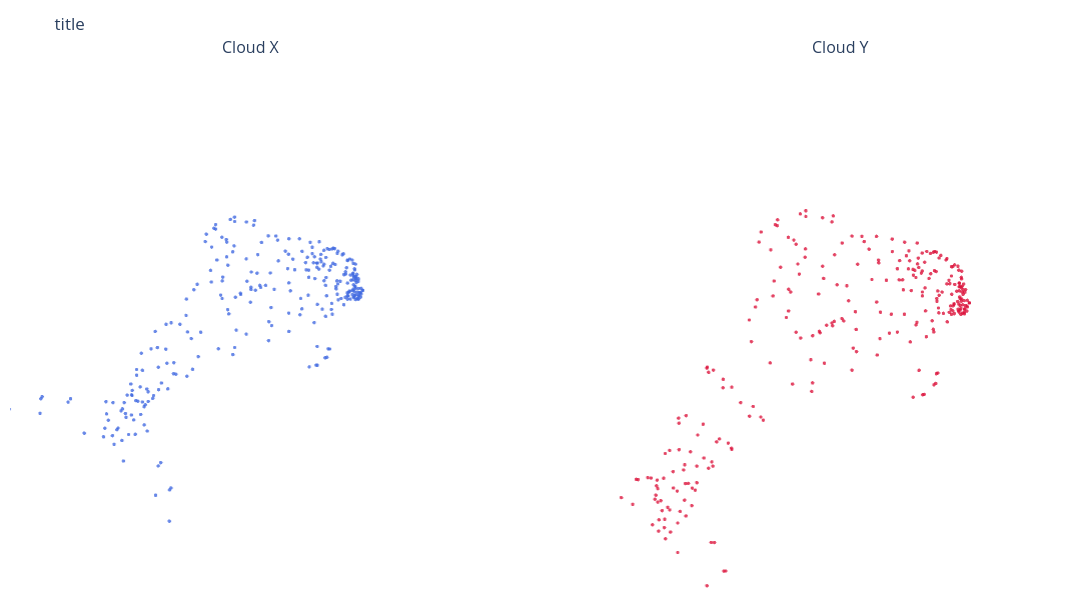

This figure's notebook cell:
### Code cell
path_X = "../Data/CAPOD/class2/m13.obj"
path_Y = "../Data/CAPOD/class2/m16.obj"
X, Y = create_3D_clouds(path_X, path_Y)

# Uncomment and run the following line to visualize the point clouds in an interactive 3D plotly figure
plot_3D_point_clouds_side_by_side(X, Y)

### Figure 1 — Plotly figure (JSON) as saved in the notebook; plotly's stock layout.template omitted (floating-point values rounded to 4 significant figures; data arrays with more than 128 entries replaced by an {"elided": "..."} marker saying what was removed)
{"data": [{"marker": {"color": "royalblue", "opacity": 0.8, "size": 2}, "mode": "markers", "scene": "scene", "type": "scatter3d", "x": {"elided": "285 float values"}, "y": {"elided": "285 float values"}, "z": {"elided": "285 float values"}}, {"marker": {"color": "crimson", "opacity": 0.8, "size": 2}, "mode": "markers", "scene": "scene2", "type": "scatter3d", "x": {"elided": "285 float values"}, "y": {"elided": "285 float values"}, "z": {"elided": "285 float values"}}], "layout": {"annotations": [{"font": {"size": 16}, "showarrow": false, "text": "Cloud X", "x": 0.225, "xanchor": "center", "xref": "paper", "y": 1, "yanchor": "bottom", "yref": "paper"}, {"font": {"size": 16}, "showarrow": false, "text": "Cloud Y", "x": 0.775, "xanchor": "center", "xref": "paper", "y": 1, "yanchor": "bottom", "yref": "paper"}], "height": 600, "legend": {"itemsizing": "constant"}, "margin": {"b": 10, "l": 10, "r": 10, "t": 60}, "scene": {"aspectmode": "data", "bgcolor": "rgba(0,0,0,0)", "domain": {"x": [0, 0.45], "y": [0, 1]}, "xaxis": {"showgrid": false, "showline": false, "showticklabels": false, "visible": false, "zeroline": false}, "yaxis": {"showgrid": false, "showline": false, "showticklabels": false, "visible": false, "zeroline": false}, "zaxis": {"showgrid": false, "showline": false, "showticklabels": false, "visible": false, "zeroline": false}}, "scene2": {"aspectmode": "data", "bgcolor": "rgba(0,0,0,0)", "domain": {"x": [0.55, 1], "y": [0, 1]}, "xaxis": {"showgrid": false, "showline": false, "showticklabels": false, "visible": false, "zeroline": false}, "yaxis": {"showgrid": false, "showline": false, "showticklabels": false, "visible": false, "zeroline": false}, "zaxis": {"showgrid": false, "showline": false, "showticklabels": false, "visible": false, "zeroline": false}}, "showlegend": false, "title": {"text": "title"}, "width": 1200}}
